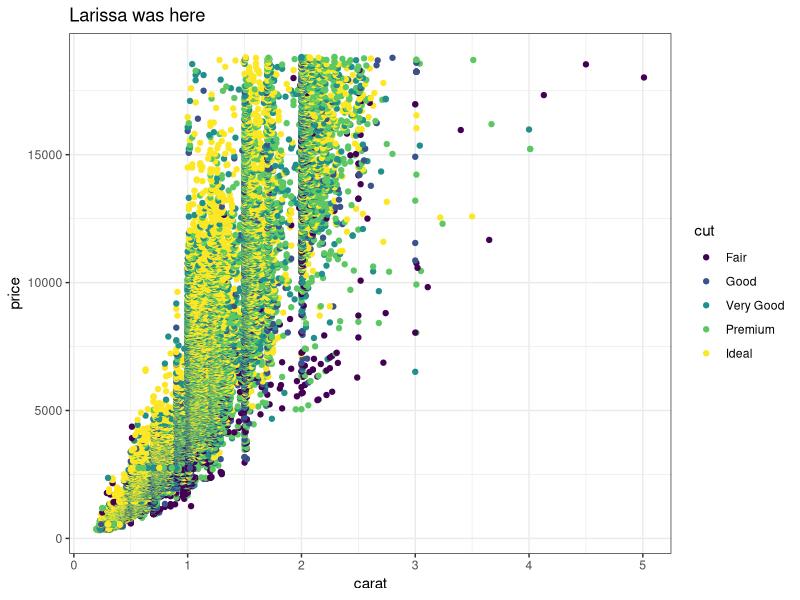
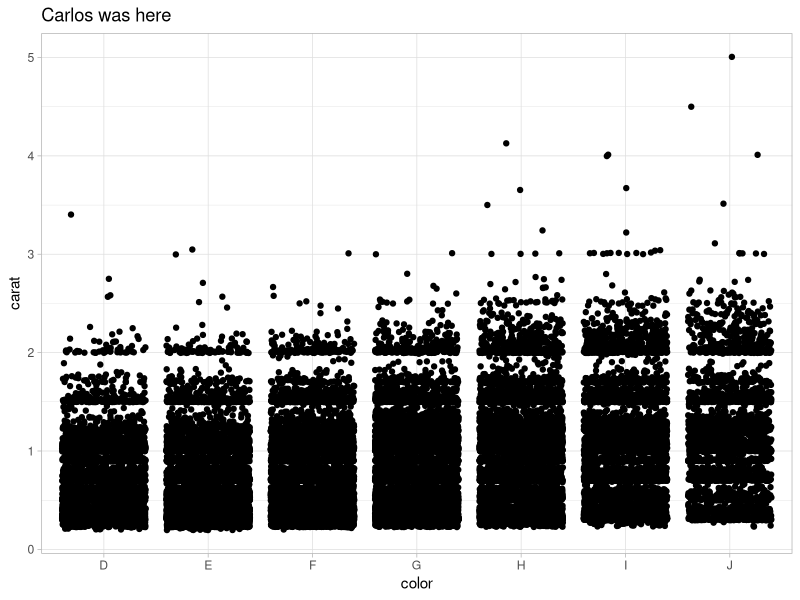
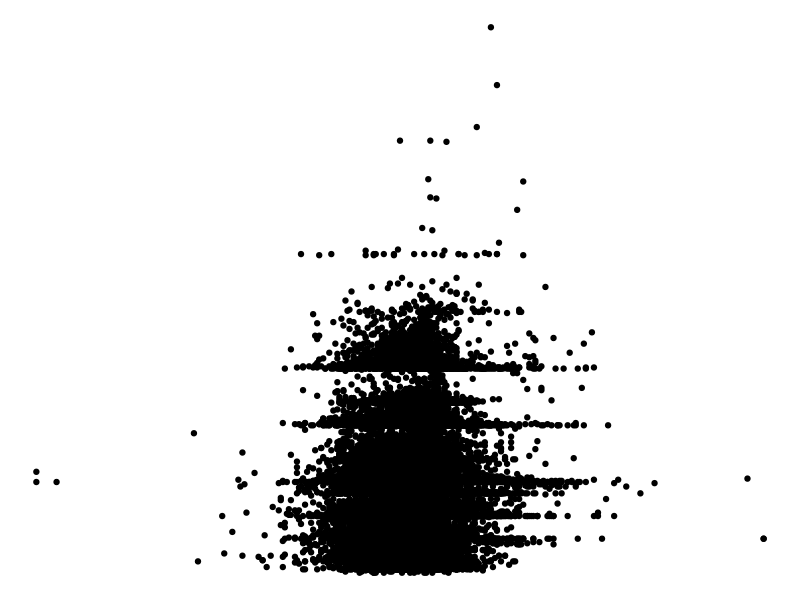

Reproduce these figures in R, in order.
## ---- chunk 1
knitr::opts_chunk$set(echo = TRUE)
library(tidyverse)
## ---- chunk 2
# Partner 1: 
# Run the code below to see the original graph
# Change the code below to make the point color change based on 'cut', and update the theme to theme_bw(). Update the title to include your first name. 

ggplot(data = diamonds, aes(x = carat, y = price)) +
  geom_point(aes(color = cut)) +
  theme_bw() +
  labs(title = "Larissa was here")
## ---- chunk 3
# Partner 2: 
# Run the code below to see the original graph
# Change the code below to make the geom a geom_jitter, and update the theme to theme_light. Update the title to include your first name. 

ggplot(data = diamonds, aes(x = color, y = carat)) +
  geom_jitter() +
  theme_light() +
  labs(title = "Carlos was here")
## ---- chunk 4
ggplot(data = diamonds, aes(x = depth, y = carat)) +
  geom_point() +
  theme_void()
## ---- chunk 5

